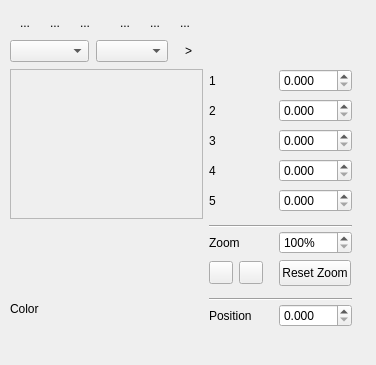
<?xml version="1.0" encoding="UTF-8"?>
<ui version="4.0">
 <comment>*********************************************************************
**
** Copyright (C) 2009 Nokia Corporation and/or its subsidiary(-ies).
** All rights reserved.
** Contact: Nokia Corporation (qt-info@nokia.com)
**
** This file is part of the tools applications of the Qt Toolkit.
**
** $QT_BEGIN_LICENSE:LGPL$
** No Commercial Usage
** This file contains pre-release code and may not be distributed.
** You may use this file in accordance with the terms and conditions
** contained in the Technology Preview License Agreement accompanying
** this package.
**
** GNU Lesser General Public License Usage
** Alternatively, this file may be used under the terms of the GNU Lesser
** General Public License version 2.1 as published by the Free Software
** Foundation and appearing in the file LICENSE.LGPL included in the
** packaging of this file.  Please review the following information to
** ensure the GNU Lesser General Public License version 2.1 requirements
** will be met: http://www.gnu.org/licenses/old-licenses/lgpl-2.1.html.
**
** In addition, as a special exception, Nokia gives you certain additional
** rights.  These rights are described in the Nokia Qt LGPL Exception
** version 1.1, included in the file LGPL_EXCEPTION.txt in this package.
**
** If you have questions regarding the use of this file, please contact
** Nokia at qt-info@nokia.com.
**
**
**
**
**
**
**
**
** $QT_END_LICENSE$
**
*********************************************************************</comment>
 <class>QtGradientEditor</class>
 <widget class="QWidget" name="QtGradientEditor">
  <property name="geometry">
   <rect>
    <x>0</x>
    <y>0</y>
    <width>376</width>
    <height>365</height>
   </rect>
  </property>
  <property name="windowTitle">
   <string>Form</string>
  </property>
  <widget class="QFrame" name="frame">
   <property name="geometry">
    <rect>
     <x>10</x>
     <y>69</y>
     <width>193</width>
     <height>150</height>
    </rect>
   </property>
   <property name="sizePolicy">
    <sizepolicy hsizetype="Expanding" vsizetype="Expanding">
     <horstretch>0</horstretch>
     <verstretch>0</verstretch>
    </sizepolicy>
   </property>
   <property name="frameShape">
    <enum>QFrame::StyledPanel</enum>
   </property>
   <property name="frameShadow">
    <enum>QFrame::Raised</enum>
   </property>
   <layout class="QVBoxLayout">
    <property name="spacing">
     <number>6</number>
    </property>
    <property name="leftMargin">
     <number>0</number>
    </property>
    <property name="topMargin">
     <number>0</number>
    </property>
    <property name="rightMargin">
     <number>0</number>
    </property>
    <property name="bottomMargin">
     <number>0</number>
    </property>
    <item>
     <widget class="QtGradientWidget" name="gradientWidget" native="true">
      <property name="sizePolicy">
       <sizepolicy hsizetype="Expanding" vsizetype="Expanding">
        <horstretch>0</horstretch>
        <verstretch>0</verstretch>
       </sizepolicy>
      </property>
      <property name="toolTip">
       <string>Gradient Editor</string>
      </property>
      <property name="whatsThis">
       <string>This area shows a preview of the gradient being edited. It also allows you to edit parameters specific to the gradient's type such as start and final point, radius, etc. by drag &amp; drop.</string>
      </property>
     </widget>
    </item>
   </layout>
  </widget>
  <widget class="QLabel" name="label1">
   <property name="geometry">
    <rect>
     <x>209</x>
     <y>69</y>
     <width>64</width>
     <height>23</height>
    </rect>
   </property>
   <property name="text">
    <string>1</string>
   </property>
  </widget>
  <widget class="QDoubleSpinBox" name="spinBox1">
   <property name="geometry">
    <rect>
     <x>279</x>
     <y>69</y>
     <width>73</width>
     <height>23</height>
    </rect>
   </property>
   <property name="keyboardTracking">
    <bool>false</bool>
   </property>
   <property name="decimals">
    <number>3</number>
   </property>
   <property name="maximum">
    <double>1.000000000000000</double>
   </property>
   <property name="singleStep">
    <double>0.010000000000000</double>
   </property>
  </widget>
  <widget class="QLabel" name="label2">
   <property name="geometry">
    <rect>
     <x>209</x>
     <y>99</y>
     <width>64</width>
     <height>23</height>
    </rect>
   </property>
   <property name="text">
    <string>2</string>
   </property>
  </widget>
  <widget class="QDoubleSpinBox" name="spinBox2">
   <property name="geometry">
    <rect>
     <x>279</x>
     <y>99</y>
     <width>73</width>
     <height>23</height>
    </rect>
   </property>
   <property name="keyboardTracking">
    <bool>false</bool>
   </property>
   <property name="decimals">
    <number>3</number>
   </property>
   <property name="maximum">
    <double>1.000000000000000</double>
   </property>
   <property name="singleStep">
    <double>0.010000000000000</double>
   </property>
  </widget>
  <widget class="QLabel" name="label3">
   <property name="geometry">
    <rect>
     <x>209</x>
     <y>129</y>
     <width>64</width>
     <height>23</height>
    </rect>
   </property>
   <property name="text">
    <string>3</string>
   </property>
  </widget>
  <widget class="QDoubleSpinBox" name="spinBox3">
   <property name="geometry">
    <rect>
     <x>279</x>
     <y>129</y>
     <width>73</width>
     <height>23</height>
    </rect>
   </property>
   <property name="keyboardTracking">
    <bool>false</bool>
   </property>
   <property name="decimals">
    <number>3</number>
   </property>
   <property name="maximum">
    <double>1.000000000000000</double>
   </property>
   <property name="singleStep">
    <double>0.010000000000000</double>
   </property>
  </widget>
  <widget class="QLabel" name="label4">
   <property name="geometry">
    <rect>
     <x>209</x>
     <y>159</y>
     <width>64</width>
     <height>23</height>
    </rect>
   </property>
   <property name="text">
    <string>4</string>
   </property>
  </widget>
  <widget class="QDoubleSpinBox" name="spinBox4">
   <property name="geometry">
    <rect>
     <x>279</x>
     <y>159</y>
     <width>73</width>
     <height>23</height>
    </rect>
   </property>
   <property name="keyboardTracking">
    <bool>false</bool>
   </property>
   <property name="decimals">
    <number>3</number>
   </property>
   <property name="maximum">
    <double>1.000000000000000</double>
   </property>
   <property name="singleStep">
    <double>0.010000000000000</double>
   </property>
  </widget>
  <widget class="QLabel" name="label5">
   <property name="geometry">
    <rect>
     <x>209</x>
     <y>189</y>
     <width>64</width>
     <height>23</height>
    </rect>
   </property>
   <property name="text">
    <string>5</string>
   </property>
  </widget>
  <widget class="QDoubleSpinBox" name="spinBox5">
   <property name="geometry">
    <rect>
     <x>279</x>
     <y>189</y>
     <width>73</width>
     <height>23</height>
    </rect>
   </property>
   <property name="keyboardTracking">
    <bool>false</bool>
   </property>
   <property name="decimals">
    <number>3</number>
   </property>
   <property name="maximum">
    <double>1.000000000000000</double>
   </property>
   <property name="singleStep">
    <double>0.010000000000000</double>
   </property>
  </widget>
  <widget class="QtGradientStopsWidget" name="gradientStopsWidget" native="true">
   <property name="geometry">
    <rect>
     <x>10</x>
     <y>225</y>
     <width>193</width>
     <height>67</height>
    </rect>
   </property>
   <property name="toolTip">
    <string>Gradient Stops Editor</string>
   </property>
   <property name="whatsThis">
    <string>This area allows you to edit gradient stops. Double click on the existing stop handle to duplicate it. Double click outside of the existing stop handles to create a new stop. Drag &amp; drop the handle to reposition it. Use right mouse button to popup context menu with extra actions.</string>
   </property>
  </widget>
  <widget class="QLabel" name="zoomLabel">
   <property name="geometry">
    <rect>
     <x>209</x>
     <y>231</y>
     <width>64</width>
     <height>23</height>
    </rect>
   </property>
   <property name="text">
    <string>Zoom</string>
   </property>
  </widget>
  <widget class="QToolButton" name="zoomAllButton">
   <property name="geometry">
    <rect>
     <x>279</x>
     <y>260</y>
     <width>72</width>
     <height>26</height>
    </rect>
   </property>
   <property name="sizePolicy">
    <sizepolicy hsizetype="Preferred" vsizetype="Fixed">
     <horstretch>0</horstretch>
     <verstretch>0</verstretch>
    </sizepolicy>
   </property>
   <property name="toolTip">
    <string>Reset Zoom</string>
   </property>
   <property name="text">
    <string>Reset Zoom</string>
   </property>
  </widget>
  <widget class="QLabel" name="positionLabel">
   <property name="geometry">
    <rect>
     <x>209</x>
     <y>304</y>
     <width>64</width>
     <height>23</height>
    </rect>
   </property>
   <property name="text">
    <string>Position</string>
   </property>
  </widget>
  <widget class="QComboBox" name="typeComboBox">
   <property name="geometry">
    <rect>
     <x>10</x>
     <y>40</y>
     <width>79</width>
     <height>22</height>
    </rect>
   </property>
   <property name="toolTip">
    <string>Type</string>
   </property>
  </widget>
  <widget class="QComboBox" name="spreadComboBox">
   <property name="geometry">
    <rect>
     <x>96</x>
     <y>40</y>
     <width>72</width>
     <height>22</height>
    </rect>
   </property>
   <property name="toolTip">
    <string>Spread</string>
   </property>
  </widget>
  <widget class="QLabel" name="colorLabel">
   <property name="geometry">
    <rect>
     <x>10</x>
     <y>298</y>
     <width>51</width>
     <height>21</height>
    </rect>
   </property>
   <property name="sizePolicy">
    <sizepolicy hsizetype="Fixed" vsizetype="Preferred">
     <horstretch>0</horstretch>
     <verstretch>0</verstretch>
    </sizepolicy>
   </property>
   <property name="text">
    <string>Color</string>
   </property>
  </widget>
  <widget class="QWidget" name="positionWidget" native="true">
   <property name="geometry">
    <rect>
     <x>279</x>
     <y>304</y>
     <width>73</width>
     <height>23</height>
    </rect>
   </property>
   <layout class="QVBoxLayout">
    <property name="leftMargin">
     <number>0</number>
    </property>
    <property name="topMargin">
     <number>0</number>
    </property>
    <property name="rightMargin">
     <number>0</number>
    </property>
    <property name="bottomMargin">
     <number>0</number>
    </property>
    <item>
     <widget class="QDoubleSpinBox" name="positionSpinBox">
      <property name="toolTip">
       <string>Current stop's position</string>
      </property>
      <property name="keyboardTracking">
       <bool>false</bool>
      </property>
      <property name="decimals">
       <number>3</number>
      </property>
      <property name="minimum">
       <double>0.000000000000000</double>
      </property>
      <property name="maximum">
       <double>1.000000000000000</double>
      </property>
      <property name="singleStep">
       <double>0.010000000000000</double>
      </property>
      <property name="value">
       <double>0.000000000000000</double>
      </property>
     </widget>
    </item>
   </layout>
  </widget>
  <widget class="QWidget" name="zoomWidget" native="true">
   <property name="geometry">
    <rect>
     <x>279</x>
     <y>231</y>
     <width>73</width>
     <height>23</height>
    </rect>
   </property>
   <layout class="QVBoxLayout">
    <property name="leftMargin">
     <number>0</number>
    </property>
    <property name="topMargin">
     <number>0</number>
    </property>
    <property name="rightMargin">
     <number>0</number>
    </property>
    <property name="bottomMargin">
     <number>0</number>
    </property>
    <item>
     <widget class="QSpinBox" name="zoomSpinBox">
      <property name="keyboardTracking">
       <bool>false</bool>
      </property>
      <property name="suffix">
       <string>%</string>
      </property>
      <property name="minimum">
       <number>100</number>
      </property>
      <property name="maximum">
       <number>10000</number>
      </property>
      <property name="singleStep">
       <number>100</number>
      </property>
      <property name="value">
       <number>100</number>
      </property>
     </widget>
    </item>
   </layout>
  </widget>
  <widget class="QWidget" name="line1Widget" native="true">
   <property name="geometry">
    <rect>
     <x>209</x>
     <y>219</y>
     <width>143</width>
     <height>16</height>
    </rect>
   </property>
   <layout class="QVBoxLayout">
    <property name="leftMargin">
     <number>0</number>
    </property>
    <property name="topMargin">
     <number>0</number>
    </property>
    <property name="rightMargin">
     <number>0</number>
    </property>
    <property name="bottomMargin">
     <number>0</number>
    </property>
    <item>
     <widget class="Line" name="line1">
      <property name="orientation">
       <enum>Qt::Horizontal</enum>
      </property>
     </widget>
    </item>
   </layout>
  </widget>
  <widget class="QWidget" name="line2Widget" native="true">
   <property name="geometry">
    <rect>
     <x>209</x>
     <y>292</y>
     <width>143</width>
     <height>16</height>
    </rect>
   </property>
   <layout class="QVBoxLayout">
    <property name="leftMargin">
     <number>0</number>
    </property>
    <property name="topMargin">
     <number>0</number>
    </property>
    <property name="rightMargin">
     <number>0</number>
    </property>
    <property name="bottomMargin">
     <number>0</number>
    </property>
    <item>
     <widget class="Line" name="line2">
      <property name="orientation">
       <enum>Qt::Horizontal</enum>
      </property>
     </widget>
    </item>
   </layout>
  </widget>
  <widget class="QWidget" name="zoomButtonsWidget" native="true">
   <property name="geometry">
    <rect>
     <x>209</x>
     <y>260</y>
     <width>64</width>
     <height>26</height>
    </rect>
   </property>
   <property name="sizePolicy">
    <sizepolicy hsizetype="Maximum" vsizetype="Preferred">
     <horstretch>0</horstretch>
     <verstretch>0</verstretch>
    </sizepolicy>
   </property>
   <layout class="QHBoxLayout">
    <property name="leftMargin">
     <number>0</number>
    </property>
    <property name="topMargin">
     <number>0</number>
    </property>
    <property name="rightMargin">
     <number>0</number>
    </property>
    <property name="bottomMargin">
     <number>0</number>
    </property>
    <item>
     <widget class="QToolButton" name="zoomInButton">
      <property name="toolTip">
       <string>Zoom In</string>
      </property>
     </widget>
    </item>
    <item>
     <widget class="QToolButton" name="zoomOutButton">
      <property name="toolTip">
       <string>Zoom Out</string>
      </property>
     </widget>
    </item>
    <item>
     <spacer>
      <property name="orientation">
       <enum>Qt::Horizontal</enum>
      </property>
      <property name="sizeHint" stdset="0">
       <size>
        <width>0</width>
        <height>20</height>
       </size>
      </property>
     </spacer>
    </item>
   </layout>
  </widget>
  <widget class="QToolButton" name="detailsButton">
   <property name="geometry">
    <rect>
     <x>176</x>
     <y>40</y>
     <width>25</width>
     <height>22</height>
    </rect>
   </property>
   <property name="sizePolicy">
    <sizepolicy hsizetype="Fixed" vsizetype="Ignored">
     <horstretch>0</horstretch>
     <verstretch>0</verstretch>
    </sizepolicy>
   </property>
   <property name="toolTip">
    <string>Toggle details extension</string>
   </property>
   <property name="text">
    <string>&gt;</string>
   </property>
   <property name="checkable">
    <bool>true</bool>
   </property>
   <property name="autoRaise">
    <bool>true</bool>
   </property>
  </widget>
  <widget class="QToolButton" name="linearButton">
   <property name="geometry">
    <rect>
     <x>10</x>
     <y>10</y>
     <width>30</width>
     <height>26</height>
    </rect>
   </property>
   <property name="toolTip">
    <string>Linear Type</string>
   </property>
   <property name="text">
    <string>...</string>
   </property>
   <property name="checkable">
    <bool>true</bool>
   </property>
   <property name="autoRaise">
    <bool>true</bool>
   </property>
  </widget>
  <widget class="QToolButton" name="radialButton">
   <property name="geometry">
    <rect>
     <x>40</x>
     <y>10</y>
     <width>30</width>
     <height>26</height>
    </rect>
   </property>
   <property name="toolTip">
    <string>Radial Type</string>
   </property>
   <property name="text">
    <string>...</string>
   </property>
   <property name="checkable">
    <bool>true</bool>
   </property>
   <property name="autoRaise">
    <bool>true</bool>
   </property>
  </widget>
  <widget class="QToolButton" name="conicalButton">
   <property name="geometry">
    <rect>
     <x>70</x>
     <y>10</y>
     <width>30</width>
     <height>26</height>
    </rect>
   </property>
   <property name="toolTip">
    <string>Conical Type</string>
   </property>
   <property name="text">
    <string>...</string>
   </property>
   <property name="checkable">
    <bool>true</bool>
   </property>
   <property name="autoRaise">
    <bool>true</bool>
   </property>
  </widget>
  <widget class="QToolButton" name="padButton">
   <property name="geometry">
    <rect>
     <x>110</x>
     <y>10</y>
     <width>30</width>
     <height>26</height>
    </rect>
   </property>
   <property name="toolTip">
    <string>Pad Spread</string>
   </property>
   <property name="text">
    <string>...</string>
   </property>
   <property name="checkable">
    <bool>true</bool>
   </property>
   <property name="autoRaise">
    <bool>true</bool>
   </property>
  </widget>
  <widget class="QToolButton" name="repeatButton">
   <property name="geometry">
    <rect>
     <x>140</x>
     <y>10</y>
     <width>30</width>
     <height>26</height>
    </rect>
   </property>
   <property name="toolTip">
    <string>Repeat Spread</string>
   </property>
   <property name="text">
    <string>...</string>
   </property>
   <property name="checkable">
    <bool>true</bool>
   </property>
   <property name="autoRaise">
    <bool>true</bool>
   </property>
  </widget>
  <widget class="QToolButton" name="reflectButton">
   <property name="geometry">
    <rect>
     <x>170</x>
     <y>10</y>
     <width>30</width>
     <height>26</height>
    </rect>
   </property>
   <property name="toolTip">
    <string>Reflect Spread</string>
   </property>
   <property name="text">
    <string>...</string>
   </property>
   <property name="checkable">
    <bool>true</bool>
   </property>
   <property name="autoRaise">
    <bool>true</bool>
   </property>
  </widget>
  <widget class="color_widgets::ColorSelector" name="colorWidget" native="true">
   <property name="geometry">
    <rect>
     <x>60</x>
     <y>300</y>
     <width>111</width>
     <height>21</height>
    </rect>
   </property>
  </widget>
 </widget>
 <customwidgets>
  <customwidget>
   <class>QtGradientStopsWidget</class>
   <extends>QWidget</extends>
   <header>qtgradientstopswidget.h</header>
   <container>1</container>
  </customwidget>
  <customwidget>
   <class>QtGradientWidget</class>
   <extends>QWidget</extends>
   <header>qtgradientwidget.h</header>
   <container>1</container>
  </customwidget>
  <customwidget>
   <class>color_widgets::ColorSelector</class>
   <extends>QWidget</extends>
   <header>QtColorWidgets/color_selector.hpp</header>
   <container>1</container>
  </customwidget>
 </customwidgets>
 <tabstops>
  <tabstop>typeComboBox</tabstop>
  <tabstop>spreadComboBox</tabstop>
  <tabstop>detailsButton</tabstop>
  <tabstop>spinBox1</tabstop>
  <tabstop>spinBox2</tabstop>
  <tabstop>spinBox3</tabstop>
  <tabstop>spinBox4</tabstop>
  <tabstop>spinBox5</tabstop>
  <tabstop>zoomSpinBox</tabstop>
  <tabstop>zoomInButton</tabstop>
  <tabstop>zoomOutButton</tabstop>
  <tabstop>zoomAllButton</tabstop>
  <tabstop>positionSpinBox</tabstop>
 </tabstops>
 <resources/>
 <connections/>
</ui>
